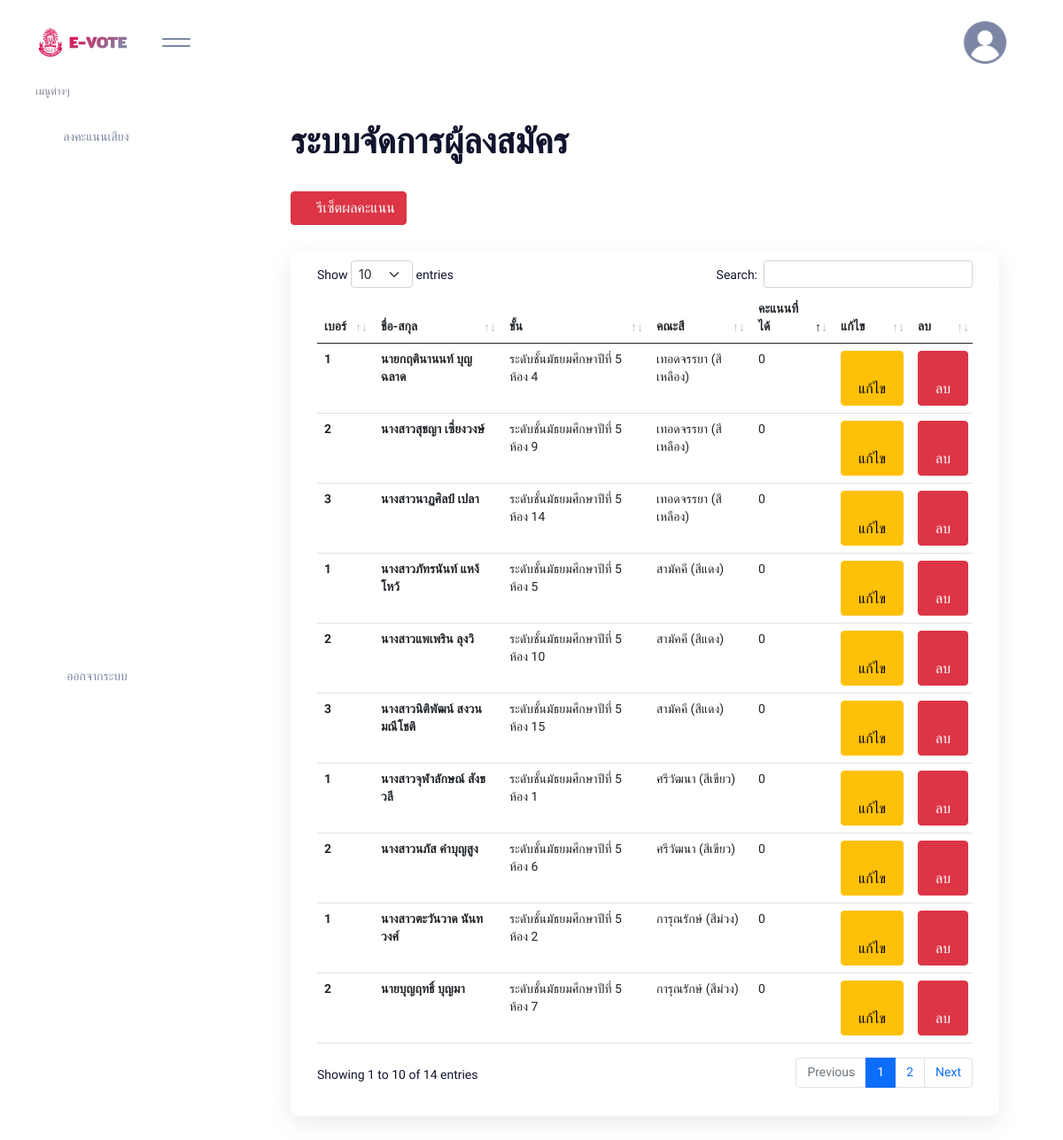
Page /manage_candidate.php (signed in) on the committed database.
### tables this page shows
CREATE TABLE `candidate` (
  `c_id` int(11) NOT NULL,
  `c_title` varchar(255) NOT NULL,
  `c_name` varchar(255) NOT NULL,
  `c_surname` varchar(255) NOT NULL,
  `c_level` int(11) NOT NULL DEFAULT 5,
  `c_room` int(11) NOT NULL,
  `c_color` int(11) NOT NULL,
  `c_number` int(11) NOT NULL,
  `c_point` int(11) NOT NULL DEFAULT 0
);

### manage_candidate.php (the view, shortened to what this page needs)
<?php
include('./connect/connect.php');
?>
<!DOCTYPE html>
<html lang="en">
<head>
    <?php include('./component/link.php') ?>
</head>
<body>
    <?php include('./component/sidebar.php') ?>
    <div class="page">
        <div class="page__wrapper">
            <?php include('./component/header.php') ?>
        <div class="container-fluid">
            <div class="content" >
                <h1 style="font-weight:700" class="Kanit" align="left">ระบบจัดการผู้ลงสมัคร</h1>
                <a data-bs-toggle="modal" data-bs-target="#reset" class="btn btn-danger mt-4"><i class="fas fa-trash"></i> รีเซ็ตผลคะแนน</a>
                <div style="background: white;border-radius:10px;margin-top:30px;padding: 10px 30px 30px 30px;box-shadow: rgba(149, 157, 165, 0.2) 0px 8px 24px;">
                    <div class="table-scrollable">
                        <table class="table table-border table-responsive pb-2 " id="example">
                            <thead>
                                <tr>
                                    <th scope="col">เบอร์</th>
                                    <th scope="col">ชื่อ-สกุล</th>
                                    <th scope="col">ชั้น</th>
                                    <th scope="col">คณะสี</th>
                                    <th scope="col">คะแนนที่ได้</th>
                                    <th scope="col">แก้ไข</th>
                                    <th scope="col">ลบ</th>
                                </tr>
                            </thead>
                            <tbody>
                                <?php
                                $sql = "SELECT * FROM candidate ORDER BY c_color ASC";
                                $query = mysqli_query($conn, $sql);
                                while ($cand = mysqli_fetch_array($query)) {
                                ?>
                                    <tr>
                                        <th><?php echo $cand['c_number'] ?></th>
                                        <th><?php echo $cand['c_title'] . $cand['c_name'] . " " . $cand['c_surname'] ?></th>
                                        <td>
                                            ระดับชั้นมัธยมศึกษาปีที่ <?php echo $cand['c_level'] ?> ห้อง <?php echo $cand['c_room'] ?>
                                        </td>
                                        <td>
                                            <?php
                                            if ($cand['c_color'] == '1') {
                                                echo "เทอดจรรยา (สีเหลือง)";
                                            } else if ($cand['c_color'] == '2') {
                                                echo "สามัคคี (สีแดง)";
                                            } else if ($cand['c_color'] == '3') {
                                                echo "ศรีวัฒนา (สีเขียว)";
                                            } else if ($cand['c_color'] == '4') {
                                                echo "การุณรักษ์ (สีม่วง)";
                                            } else if ($cand['c_color'] == '5') {
                                                echo "ภักดิ์พิรีย์ (สีฟ้า)";
                                            }
                                            ?>
                                        </td>
                                        <td>
                                            <?php echo $cand['c_point'] ?>
                                        </td>
                                        <td>
                                            <a class="btn btn-warning" data-bs-toggle="modal" data-bs-target="#edit<?php echo $cand['c_id'] ?>"><i class="fas fa-pencil"></i> แก้ไข</a>
                                        </td>
                                        <td>
                                            <a class="btn btn-danger" data-bs-toggle="modal" data-bs-target="#delete<?php echo $cand['c_id'] ?>"><i class="fas fa-trash"></i> ลบ</a>
                                        </td>
                                    </tr>
                                <?php } ?>
                            </tbody>
                        </table>
                    </div>
                </div>
            </div>
        </div>
        </div>
    </div>
</body>
</html>

### assets/style.css (style rules this page uses)
html { scroll-behavior: smooth; }
body { background:url('../img/paper.jpg'); background-size: cover; }
* { font-family: 'Mitr', sans-serif; }
h1, h2, h3, h4, h5 { font-weight: 700; }
.page__wrapper { background-attachment: fixed; background-position: center; background-repeat: no-repeat; background-size: cover; }
.table-scrollable { overflow-x: auto; }
.content { padding: 40px 60px 60px 60px; background:white; border-radius:20px; }

### rows in the picture
candidate: c_number "1", c_title "นาย", c_name "กฤตินานนท์", c_surname "บุญฉลาด", c_level "5", c_room "4", c_color "เทอดจรรยา (สีเหลือง)", c_point "0"
candidate: c_number "2", c_title "นางสาว", c_name "สุชญา", c_surname "เซี่ยงวงษ์", c_level "5", c_room "9", c_color "เทอดจรรยา (สีเหลือง)", c_point "0"
candidate: c_number "3", c_title "นางสาว", c_name "นาฏศิลป์", c_surname "เปลา", c_level "5", c_room "14", c_color "เทอดจรรยา (สีเหลือง)", c_point "0"
candidate: c_number "1", c_title "นางสาว", c_name "ภัทรนันท์", c_surname "แหง้โหว้", c_level "5", c_room "5", c_color "สามัคคี (สีแดง)", c_point "0"
candidate: c_number "2", c_title "นางสาว", c_name "แพเพริน", c_surname "ลุงวิ", c_level "5", c_room "10", c_color "สามัคคี (สีแดง)", c_point "0"
candidate: c_number "3", c_title "นางสาว", c_name "นิติพัฒน์", c_surname "สงวนมณีโชติ", c_level "5", c_room "15", c_color "สามัคคี (สีแดง)", c_point "0"
candidate: c_number "1", c_title "นางสาว", c_name "จุฬาลักษณ์", c_surname "สังขวลี", c_level "5", c_room "1", c_color "ศรีวัฒนา (สีเขียว)", c_point "0"
candidate: c_number "2", c_title "นางสาว", c_name "นภัส", c_surname "คำบุญสูง", c_level "5", c_room "6", c_color "ศรีวัฒนา (สีเขียว)", c_point "0"
candidate: c_number "1", c_title "นางสาว", c_name "ตะวันวาด", c_surname "นันทวงศ์", c_level "5", c_room "2", c_color "การุณรักษ์ (สีม่วง)", c_point "0"
candidate: c_number "2", c_title "นาย", c_name "บุญฤทธิ์", c_surname "บุญมา", c_level "5", c_room "7", c_color "การุณรักษ์ (สีม่วง)", c_point "0"
